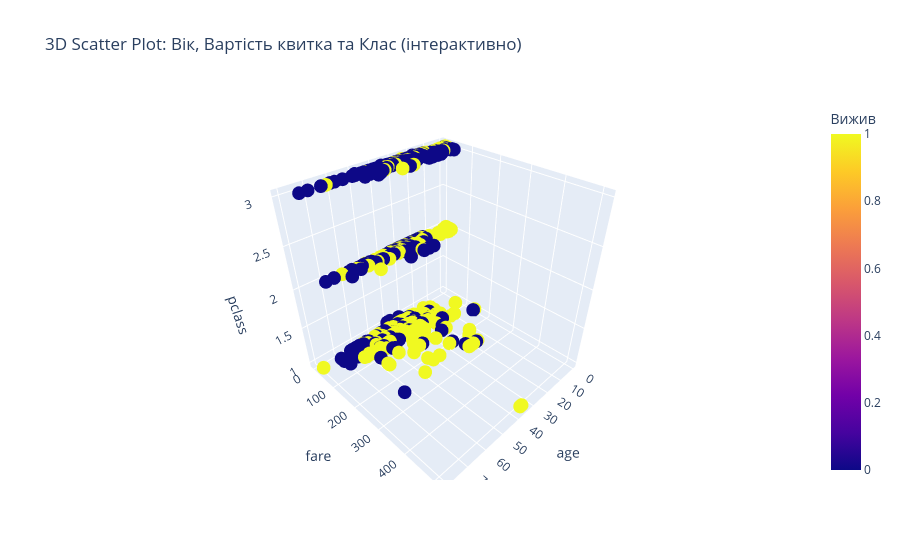

The cell this chart's notebook holds for it:
### Code cell
# 3D Scatter Plot - тривимірний графік розсіювання
fig = px.scatter_3d(df.dropna(subset=['age']),
                     x='age', y='fare', z='pclass',
                     color='survived',
                     hover_data=['name'],
                     title='3D Scatter Plot: Вік, Вартість квитка та Клас (інтерактивно)',
                     labels={'survived': 'Вижив'})
fig.show()

### Figure 1 — Plotly figure (JSON) as saved in the notebook; plotly's stock layout.template omitted (floating-point values rounded to 4 significant figures; data arrays with more than 128 entries replaced by an {"elided": "..."} marker saying what was removed)
{"data": [{"customdata": {"elided": "714x1 str values"}, "hovertemplate": "age=%{x}<br>fare=%{y}<br>pclass=%{z}<br>name=%{customdata[0]}<br>Вижив=%{marker.color}<extra></extra>", "legendgroup": "", "marker": {"color": {"elided": "714 int values"}, "coloraxis": "coloraxis", "symbol": "circle"}, "mode": "markers", "name": "", "scene": "scene", "showlegend": false, "type": "scatter3d", "x": {"elided": "714 float values"}, "y": {"elided": "714 float values"}, "z": {"elided": "714 int values"}}], "layout": {"coloraxis": {"colorbar": {"title": {"text": "Вижив"}}, "colorscale": [[0, "#0d0887"], [0.1111, "#46039f"], [0.2222, "#7201a8"], [0.3333, "#9c179e"], [0.4444, "#bd3786"], [0.5556, "#d8576b"], [0.6667, "#ed7953"], [0.7778, "#fb9f3a"], [0.8889, "#fdca26"], [1, "#f0f921"]]}, "legend": {"tracegroupgap": 0}, "scene": {"domain": {"x": [0, 1], "y": [0, 1]}, "xaxis": {"title": {"text": "age"}}, "yaxis": {"title": {"text": "fare"}}, "zaxis": {"title": {"text": "pclass"}}}, "title": {"text": "3D Scatter Plot: Вік, Вартість квитка та Клас (інтерактивно)"}}}
